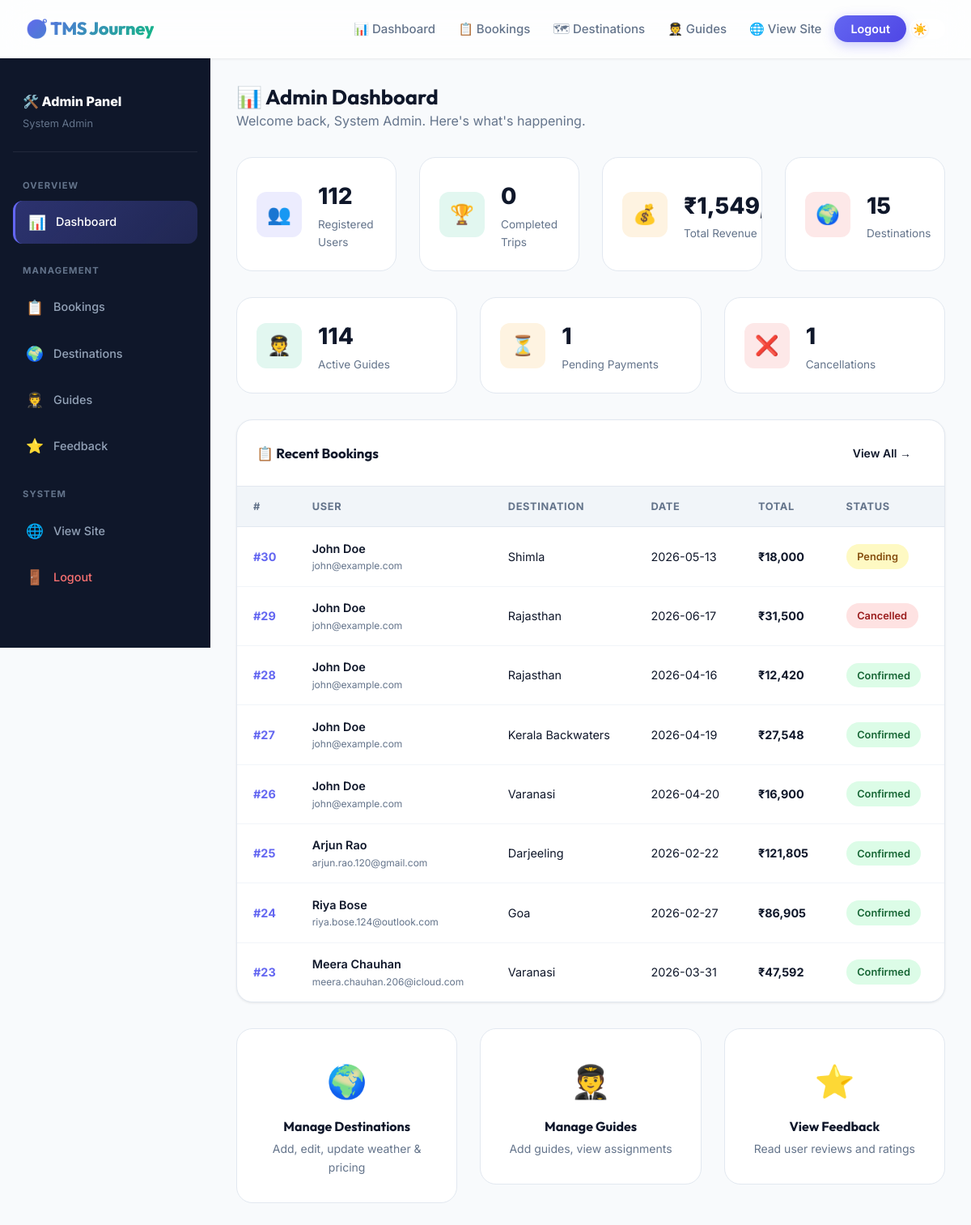
The page /admin (signed in) on the database its author committed.
### tables this page shows
CREATE TABLE bookings (
    id              INTEGER PRIMARY KEY AUTOINCREMENT,
    user_id         INTEGER NOT NULL,
    destination_id  INTEGER NOT NULL,
    guide_id        INTEGER,
    booking_date    TIMESTAMP DEFAULT CURRENT_TIMESTAMP,
    start_date      DATE NOT NULL,
    duration        INTEGER NOT NULL,
    end_date        DATE NOT NULL,
    trip_start_mode TEXT DEFAULT 'From Departure',
    transport_mode  TEXT DEFAULT 'Self-Arranged',
    transport_cost  REAL DEFAULT 0,
    package_cost    REAL NOT NULL,
    total_cost      REAL NOT NULL,
    status          TEXT DEFAULT 'Pending',
    payment_status  TEXT DEFAULT 'Unpaid',
    passengers      INTEGER DEFAULT 1,
    guide_status    TEXT DEFAULT 'Unassigned',
    refund_amount   REAL DEFAULT 0,
    cancellation_date TIMESTAMP,
    receipt_token   TEXT UNIQUE, guide_requested BOOLEAN DEFAULT 0, rejected_guides TEXT DEFAULT '', hotel_id INTEGER, hotel_cost REAL DEFAULT 0, is_hotel_booked BOOLEAN DEFAULT 0, local_transport_req BOOLEAN DEFAULT 0, local_transport_cost REAL DEFAULT 0, guide_cost REAL DEFAULT 0, departure_city TEXT,
    FOREIGN KEY (user_id)        REFERENCES users(id)        ON DELETE CASCADE,
    FOREIGN KEY (destination_id) REFERENCES destinations(id) ON DELETE CASCADE,
    FOREIGN KEY (guide_id)       REFERENCES guides(id)       ON DELETE SET NULL
);

CREATE TABLE users (
    id         INTEGER PRIMARY KEY AUTOINCREMENT,
    name       TEXT NOT NULL,
    email      TEXT NOT NULL UNIQUE,
    phone      TEXT NOT NULL,
    password   TEXT NOT NULL,
    role       TEXT DEFAULT 'user' CHECK(role IN ('admin','user','guide')),
    created_at TIMESTAMP DEFAULT CURRENT_TIMESTAMP
);

CREATE TABLE destinations (
    id             INTEGER PRIMARY KEY AUTOINCREMENT,
    name           TEXT NOT NULL,
    description    TEXT NOT NULL,
    base_price     REAL NOT NULL,
    image_url      TEXT,
    weather_temp   INTEGER DEFAULT 25,
    weather_status TEXT DEFAULT 'Sunny',
    created_at     TIMESTAMP DEFAULT CURRENT_TIMESTAMP
, category TEXT DEFAULT 'Location', location TEXT DEFAULT 'India', latitude REAL, longitude REAL);

### app.py (the view)
@app.route('/admin')
@admin_required
def admin_dashboard():
    db = get_db()
    user_count     = db.execute("SELECT COUNT(*) FROM users WHERE role='user'").fetchone()[0]
    dest_count     = db.execute("SELECT COUNT(*) FROM destinations").fetchone()[0]
    guide_count    = db.execute("SELECT COUNT(*) FROM guides").fetchone()[0]
    booking_count  = db.execute("SELECT COUNT(*) FROM bookings WHERE status='Confirmed'").fetchone()[0]
    completed_count= db.execute("SELECT COUNT(*) FROM bookings WHERE status='Completed'").fetchone()[0]
    pending_count  = db.execute("SELECT COUNT(*) FROM bookings WHERE status='Pending'").fetchone()[0]
    cancelled_count= db.execute("SELECT COUNT(*) FROM bookings WHERE status='Cancelled'").fetchone()[0]
    revenue_row    = db.execute("SELECT SUM(total_cost) FROM bookings WHERE payment_status='Paid' AND status != 'Cancelled'").fetchone()
    total_revenue  = revenue_row[0] or 0
    recent_bookings = db.execute('''
        SELECT b.*, u.name AS user_name, u.email AS user_email, d.name AS dest_name
        FROM bookings b
        JOIN users u ON b.user_id=u.id
        JOIN destinations d ON b.destination_id=d.id
        ORDER BY b.id DESC LIMIT 8
    ''').fetchall()
    return render_template('admin_dashboard.html',
                           user_count=user_count,
                           dest_count=dest_count,
                           guide_count=guide_count,
                           booking_count=booking_count,
                           completed_count=completed_count,
                           pending_count=pending_count,
                           cancelled_count=cancelled_count,
                           total_revenue=total_revenue,
                           recent_bookings=recent_bookings)

### app.py (called while the page is built)
def get_db():
    db = getattr(g, '_database', None)
    if db is None:
        db = g._database = sqlite3.connect(DATABASE)
        db.row_factory = sqlite3.Row
        db.execute("PRAGMA foreign_keys = ON")
    return db

@app.teardown_appcontext
def close_connection(exception):
    db = getattr(g, '_database', None)
    if db is not None:
        db.close()

def admin_required(f):
    @wraps(f)
    def decorated(*args, **kwargs):
        if session.get('role') != 'admin':
            flash("Admin access required.", "danger")
            return redirect(url_for('index'))
        return f(*args, **kwargs)
    return decorated

### templates/admin_dashboard.html (shortened to what this page needs)
{% extends 'layout.html' %}
{% block content %}
<div class="dashboard-layout">
  <aside class="sidebar">
    <div style="padding:.5rem .75rem 1.5rem;border-bottom:1px solid rgba(255,255,255,.08);margin-bottom:.5rem">
      <div style="font-weight:800;color:white;font-size:1rem">🛠️ Admin Panel</div>
      <div style="font-size:.8rem;color:var(--gray-500);margin-top:.2rem">{{ session.name }}</div>
    </div>
    <div class="sidebar-section">Overview</div>
    <a href="{{ url_for('admin_dashboard') }}" class="sidebar-link {% if request.endpoint=='admin_dashboard' %}active{% endif %}">
      <span class="icon">📊</span><span>Dashboard</span>
    </a>
    <div class="sidebar-section">Management</div>
    <a href="{{ url_for('manage_bookings') }}" class="sidebar-link {% if request.endpoint=='manage_bookings' %}active{% endif %}">
      <span class="icon">📋</span><span>Bookings</span>
    </a>
    <a href="{{ url_for('manage_destinations') }}" class="sidebar-link {% if request.endpoint=='manage_destinations' %}active{% endif %}">
      <span class="icon">🌍</span><span>Destinations</span>
    </a>
    <a href="{{ url_for('manage_guides') }}" class="sidebar-link {% if request.endpoint=='manage_guides' %}active{% endif %}">
      <span class="icon">🧑‍✈️</span><span>Guides</span>
    </a>
    <a href="{{ url_for('manage_feedback') }}" class="sidebar-link {% if request.endpoint=='manage_feedback' %}active{% endif %}">
      <span class="icon">⭐</span><span>Feedback</span>
    </a>
    <div class="sidebar-section">System</div>
    <a href="{{ url_for('index') }}" class="sidebar-link">
      <span class="icon">🌐</span><span>View Site</span>
    </a>
    <a href="{{ url_for('logout') }}" class="sidebar-link" style="color:#f87171">
      <span class="icon">🚪</span><span>Logout</span>
    </a>
  </aside>
  <main class="dashboard-main">
    <div style="margin-bottom:2rem">
      <h1 style="font-size:1.6rem">📊 Admin Dashboard</h1>
      <p class="text-muted">Welcome back, {{ session.name }}. Here's what's happening.</p>
    </div>
    <div class="grid grid-cols-4 mb-4">
      <div class="stat-card">
        <div class="stat-icon blue">👥</div>
        <div class="stat-info">
          <div class="num">{{ user_count }}</div>
          <div class="lbl">Registered Users</div>
        </div>
      </div>
      <div class="stat-card">
        <div class="stat-icon green">🏆</div>
        <div class="stat-info">
          <div class="num">{{ completed_count }}</div>
          <div class="lbl">Completed Trips</div>
        </div>
      </div>
      <div class="stat-card">
        <div class="stat-icon amber">💰</div>
        <div class="stat-info">
          <div class="num">₹{{ "{:,.0f}".format(total_revenue or 0) }}</div>
          <div class="lbl">Total Revenue</div>
        </div>
      </div>
      <div class="stat-card">
        <div class="stat-icon red">🌍</div>
        <div class="stat-info">
          <div class="num">{{ dest_count }}</div>
          <div class="lbl">Destinations</div>
        </div>
      </div>
    </div>
    <div class="grid grid-cols-3 mb-4">
      <div class="stat-card">
        <div class="stat-icon green">🧑‍✈️</div>
        <div class="stat-info">
          <div class="num">{{ guide_count }}</div>
          <div class="lbl">Active Guides</div>
        </div>
      </div>
      <div class="stat-card">
        <div class="stat-icon amber">⏳</div>
        <div class="stat-info">
          <div class="num">{{ pending_count }}</div>
          <div class="lbl">Pending Payments</div>
        </div>
      </div>
      <div class="stat-card">
        <div class="stat-icon red">❌</div>
        <div class="stat-info">
          <div class="num">{{ cancelled_count }}</div>
          <div class="lbl">Cancellations</div>
        </div>
      </div>
    </div>
    <div class="table-wrap mb-4">
      <div style="padding:1.25rem 1.5rem;border-bottom:1px solid var(--gray-200);display:flex;justify-content:space-between;align-items:center">
        <h2 style="font-size:1.05rem">📋 Recent Bookings</h2>
        <a href="{{ url_for('manage_bookings') }}" class="btn btn-sm btn-secondary">View All →</a>
      </div>
      <table class="data-table">
        <thead>
          <tr><th>#</th><th>User</th><th>Destination</th><th>Date</th><th>Total</th><th>Status</th></tr>
        </thead>
        <tbody>
          {% for b in recent_bookings %}
          <tr>
            <td style="font-weight:700;color:var(--primary)">#{{ b.id }}</td>
            <td>
              <div style="font-weight:600">{{ b.user_name }}</div>
              <div style="font-size:.75rem;color:var(--text-muted)">{{ b.user_email }}</div>
            </td>
            <td>{{ b.dest_name }}</td>
            <td>{{ b.start_date }}</td>
            <td style="font-weight:700">₹{{ "{:,.0f}".format(b.total_cost) }}</td>
            <td><span class="status-badge status-{{ b.status | lower }}">{{ b.status }}</span></td>
          </tr>
          {% else %}
          <tr><td colspan="6" style="text-align:center;color:var(--text-muted);padding:2rem">No bookings yet.</td></tr>
          {% endfor %}
        </tbody>
      </table>
    </div>
    <div class="grid grid-cols-3">
      <a href="{{ url_for('manage_destinations') }}" style="text-decoration:none">
        <div class="feature-card" style="text-align:center;cursor:pointer">
          <div style="font-size:2.5rem;margin-bottom:.75rem">🌍</div>
          <h3 style="font-size:1rem;margin-bottom:.35rem">Manage Destinations</h3>
          <p class="text-muted" style="font-size:.875rem">Add, edit, update weather & pricing</p>
        </div>
      </a>
      <a href="{{ url_for('manage_guides') }}" style="text-decoration:none">
        <div class="feature-card" style="text-align:center;cursor:pointer">
          <div style="font-size:2.5rem;margin-bottom:.75rem">🧑‍✈️</div>
          <h3 style="font-size:1rem;margin-bottom:.35rem">Manage Guides</h3>
          <p class="text-muted" style="font-size:.875rem">Add guides, view assignments</p>
        </div>
      </a>
      <a href="{{ url_for('manage_feedback') }}" style="text-decoration:none">
        <div class="feature-card" style="text-align:center;cursor:pointer">
          <div style="font-size:2.5rem;margin-bottom:.75rem">⭐</div>
          <h3 style="font-size:1rem;margin-bottom:.35rem">View Feedback</h3>
          <p class="text-muted" style="font-size:.875rem">Read user reviews and ratings</p>
        </div>
      </a>
    </div>
  </main>
</div>
{% endblock %}

### rows shown on the page
bookings: id "30", user_name "John Doe", user_email "john@example.com", dest_name "Shimla", start_date "2026-05-13", total_cost "18,000", status "Pending"
bookings: id "29", user_name "John Doe", user_email "john@example.com", dest_name "Rajasthan", start_date "2026-06-17", total_cost "31,500", status "Cancelled"
bookings: id "28", user_name "John Doe", user_email "john@example.com", dest_name "Rajasthan", start_date "2026-04-16", total_cost "12,420", status "Confirmed"
bookings: id "27", user_name "John Doe", user_email "john@example.com", dest_name "Kerala Backwaters", start_date "2026-04-19", total_cost "27,548", status "Confirmed"
bookings: id "26", user_name "John Doe", user_email "john@example.com", dest_name "Varanasi", start_date "2026-04-20", total_cost "16,900", status "Confirmed"
bookings: id "25", user_name "Arjun Rao", user_email "arjun.rao.120@gmail.com", dest_name "Darjeeling", start_date "2026-02-22", total_cost "121,805", status "Confirmed"
bookings: id "24", user_name "Riya Bose", user_email "riya.bose.124@outlook.com", dest_name "Goa", start_date "2026-02-27", total_cost "86,905", status "Confirmed"
bookings: id "23", user_name "Meera Chauhan", user_email "meera.chauhan.206@icloud.com", dest_name "Varanasi", start_date "2026-03-31", total_cost "47,592", status "Confirmed"

### other values the page prints
{{ session.name }} "System Admin"
{{ user_count }} "112"
{{ completed_count }} "0"
{{ dest_count }} "15"
{{ guide_count }} "114"
{{ pending_count }} "1"
{{ cancelled_count }} "1"
